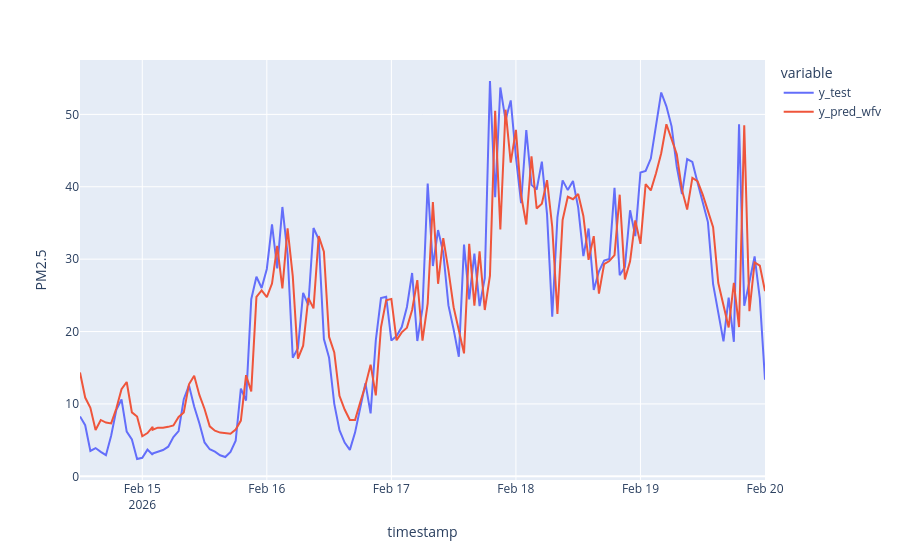

Here is the notebook cell this chart was saved with:
### Code cell
df_predictions = pd.DataFrame({
    "y_test":y_test, "y_pred_wfv":y_pred_wfv
})
fig = px.line(df_predictions, labels={"value":"PM2.5"})
fig.show()

### Figure 1 — Plotly figure (JSON) as saved in the notebook; plotly's stock layout.template omitted (floating-point values rounded to 4 significant figures; data arrays with more than 128 entries replaced by an {"elided": "..."} marker saying what was removed)
{"data": [{"hovertemplate": "variable=y_test<br>timestamp=%{x}<br>PM2.5=%{y}<extra></extra>", "legendgroup": "y_test", "line": {"color": "#636efa", "dash": "solid"}, "marker": {"symbol": "circle"}, "mode": "lines", "name": "y_test", "orientation": "v", "showlegend": true, "type": "scatter", "x": {"elided": "134 str values"}, "xaxis": "x", "y": {"elided": "134 float values"}, "yaxis": "y"}, {"hovertemplate": "variable=y_pred_wfv<br>timestamp=%{x}<br>PM2.5=%{y}<extra></extra>", "legendgroup": "y_pred_wfv", "line": {"color": "#EF553B", "dash": "solid"}, "marker": {"symbol": "circle"}, "mode": "lines", "name": "y_pred_wfv", "orientation": "v", "showlegend": true, "type": "scatter", "x": {"elided": "134 str values"}, "xaxis": "x", "y": {"elided": "134 float values"}, "yaxis": "y"}], "layout": {"legend": {"title": {"text": "variable"}, "tracegroupgap": 0}, "margin": {"t": 60}, "xaxis": {"anchor": "y", "domain": [0, 1], "title": {"text": "timestamp"}}, "yaxis": {"anchor": "x", "domain": [0, 1], "title": {"text": "PM2.5"}}}}
